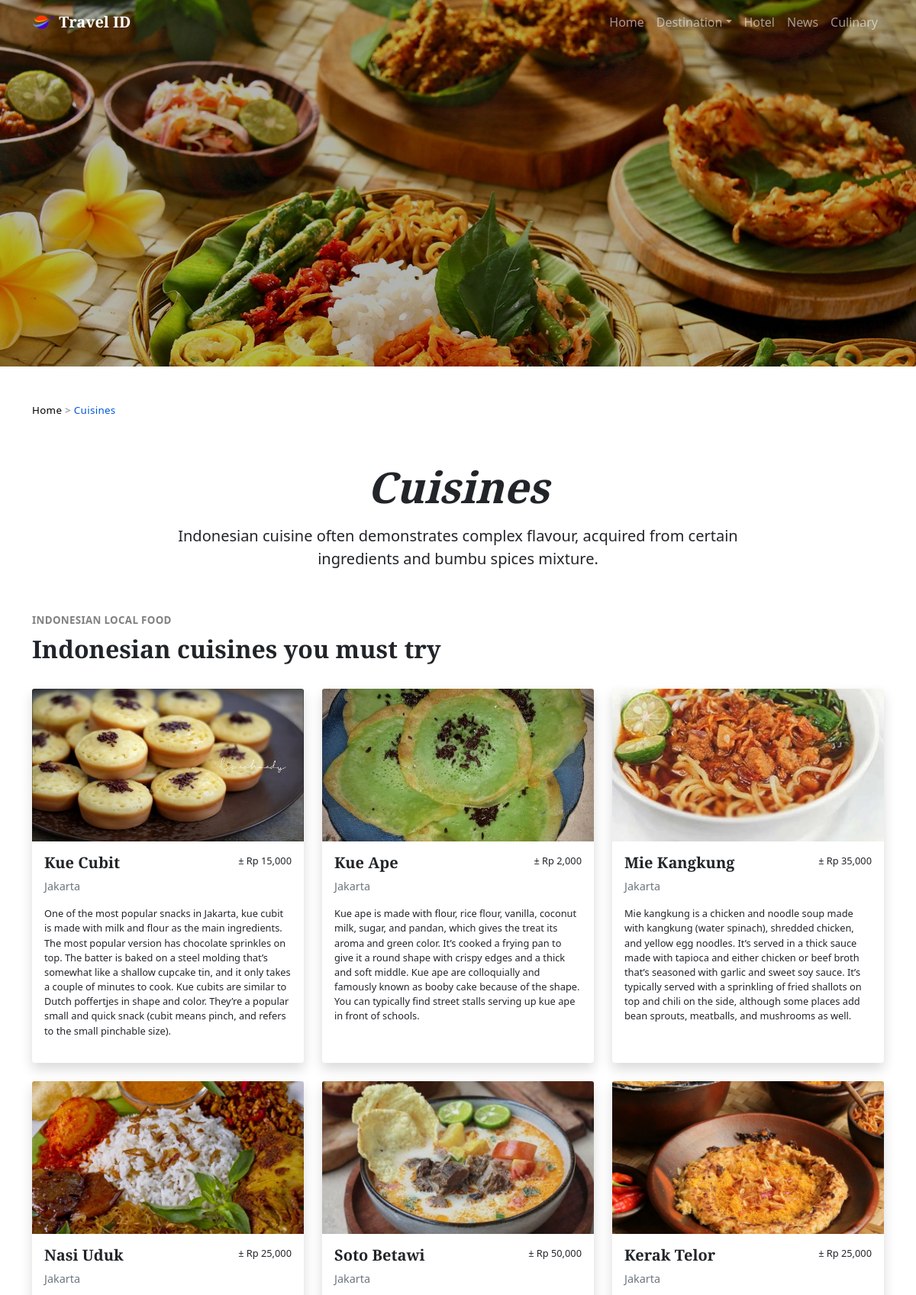
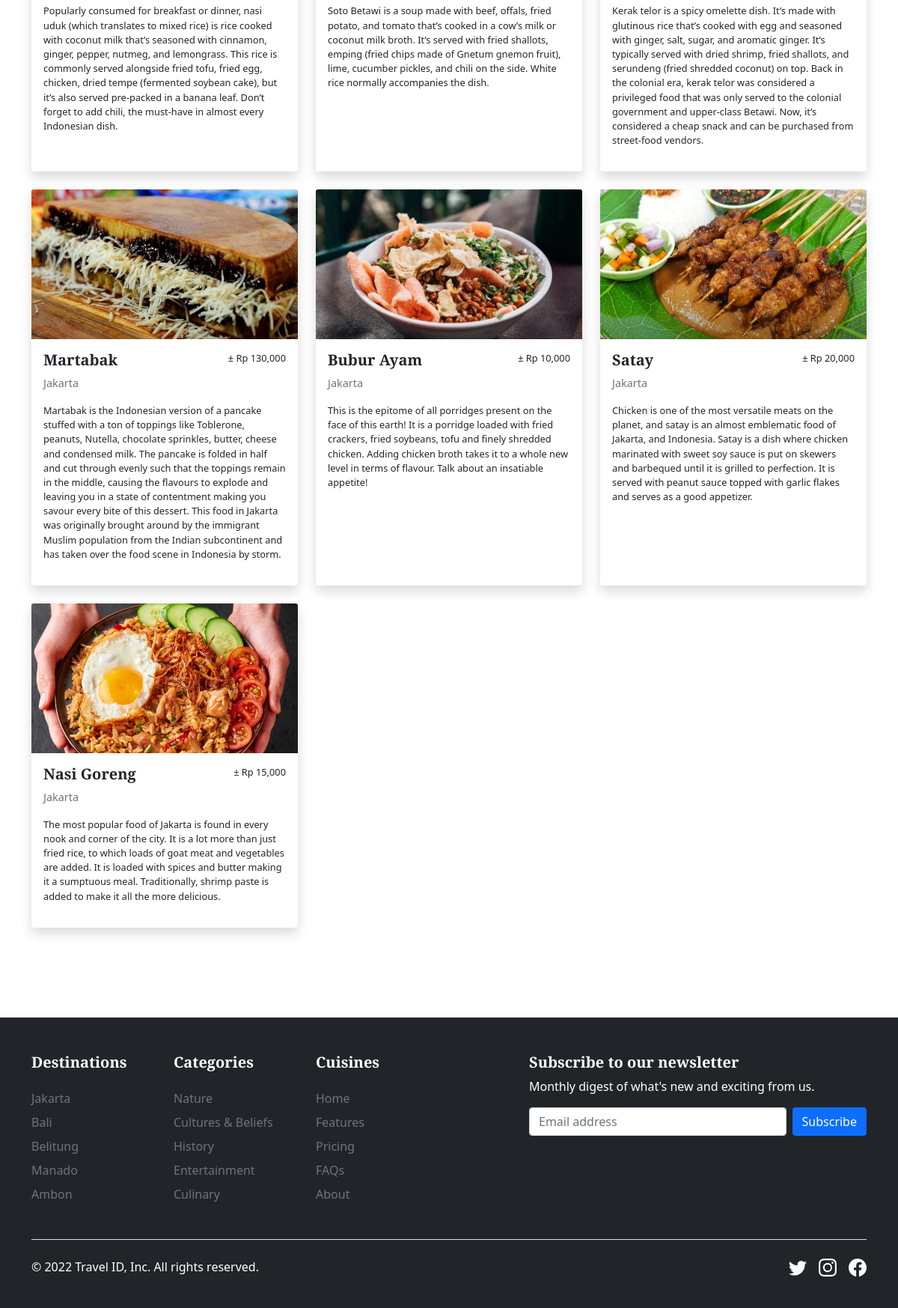
Screenshot of /Website/makanan.php (upper part) with the database file from the repository (2 pictures, top to bottom).
### tables this page shows
CREATE TABLE `makanan` (
  `makananID` varchar(4) NOT NULL,
  `makanannama` varchar(30) NOT NULL,
  `makanandesc` text NOT NULL,
  `makananfoto` text NOT NULL,
  `makananharga` varchar(30) NOT NULL,
  `kabupatenKODE` varchar(4) NOT NULL
);

CREATE TABLE `kabupaten` (
  `kabupatenKODE` char(4) NOT NULL,
  `kabupatenNAMA` char(60) NOT NULL,
  `kabupatenALAMAT` varchar(255) NOT NULL,
  `kabupatenKET` text NOT NULL,
  `kabupatenFOTOICON` varchar(255) NOT NULL,
  `kabupatenFOTOICONKET` text NOT NULL
);

CREATE TABLE `kategori` (
  `kategoriID` char(4) NOT NULL,
  `kategorinama` char(30) NOT NULL,
  `kategoriketerangan` varchar(500) NOT NULL,
  `kategorireferensi` char(30) NOT NULL
);

### Website/makanan.php (the view, shortened to what this page needs)
<!doctype html>
<html lang="en">
<?php
include "header.php";
$makanan1 = mysqli_query($connection, "SELECT * FROM makanan, kabupaten
            where makanan.kabupatenKODE = kabupaten.kabupatenKODE
            order by makananID desc");
?>
<body>
    <div class="carousel-inner w-100" style="height: 480px;">
        <img style="filter: brightness(70%);" src="img/makanan1.jpg" class="d-block w-100" alt="news">
    </div>
    <div class="space"></div>
    <main class="container">
        <p class="mb-2 text-black-50" style="letter-spacing: 0.025em; font-size: smaller;">
            <a href="index.php"><?php echo 'Home' ?></a>
            >
            <a style="color: var(--accent)" href="makanan.php"><?php echo 'Cuisines' ?></a>
        </p>
        <div class="pt-5 pb-2 px-0 rounded text-dark">
            <div class="row mb-2 px-3">
                <div class="col-md-2 px-0"></div>
                <div class="col-md-8 px-0 text-center">
                    <h1 class="display-4 fst-italic fw-bold">Cuisines</h1>
                    <p class="lead my-3">Indonesian cuisine often demonstrates complex flavour, acquired from certain ingredients and bumbu spices mixture.</p>
                </div>
                <div class="col-md-2 px-0"></div>
            </div>
        </div>
        <div class="d-flex justify-content-between align-items-end my-4">
            <div>
                <p class="mb-2 text-black-400" style="letter-spacing: 0.025em; font-weight: 700; font-size: smaller; color: gray;">INDONESIAN LOCAL FOOD</p>
                <h2 class="font-bold text-black" data-testid="page-heading">Indonesian cuisines you must try</h2>
            </div>
        </div>
        <div class="row row-cols-md-3 g-4 mb-4">
            <?php if (mysqli_num_rows($makanan1) > 0) {
                while ($row = mysqli_fetch_array($makanan1)) { ?>
                    <div class="col">
                        <div class=" shadow border-0 card h-100">
                            <img height="200" style="object-fit:cover;" src="images-makanan/<?php echo $row["makananfoto"] ?>" class="card-img-top" alt="...">
                            <div class="card-body">
                                <div class="row">
                                    <div class="col-6">
                                        <h5 class="card-title"><?php echo $row["makanannama"] ?></h5>
                                        <p class="text-muted" style="font-size: .9rem;"><?php echo $row["kabupatenNAMA"] ?></p>
                                    </div>
                                    <div class="col-2"></div>
                                    <div class="col-4" style="text-align:right;">
                                        <p style="font-size:.8rem;">± Rp <?php echo $row["makananharga"] ?></p>
                                    </div>
                                </div>
                                <p style="font-size:.8rem;"><?php echo $row["makanandesc"] ?></p>
                            </div>
                        </div>
                    </div>
            <?php }
            } ?>
        </div>
    </main>
    <?php include "footer.php" ?>
</body>
</html>

### Website/footer.php (shortened to what this page needs)
<!doctype html>
<html lang="en">
<?php
include "includes/config.php";
$kabupaten = mysqli_query($connection, "SELECT * FROM kabupaten
            limit 5");
$kategori = mysqli_query($connection, "SELECT * FROM kategori
            limit 5");
?>
<head>
    <link href="https://cdn.jsdelivr.net/npm/bootstrap@5.0.2/dist/css/bootstrap.min.css" rel="stylesheet">
    <link rel="stylesheet" href="css/style.css">
</head>
<body>
    <div class="space"></div>
    <div class="space"></div>
    <footer class="py-5 text-white">
        <div class="container">
            <div class="row">
                <div class="col-6 col-md-2 mb-3">
                    <h5 class="mb-4">Destinations</h5>
                    <ul class="nav flex-column">
                        <?php if (mysqli_num_rows($kabupaten) > 0) {
                            while ($row = mysqli_fetch_array($kabupaten)) { ?>
                                <li class="nav-item mb-2"><a href="<?php echo $row["kabupatenNAMA"] ?>.php" class="nav-link p-0 text-muted"><?php echo $row["kabupatenNAMA"] ?></a></li>
                        <?php }
                        } ?>
                    </ul>
                </div>
                <div class="col-6 col-md-2 mb-3">
                    <h5 class="mb-4">Categories</h5>
                    <ul class="nav flex-column">
                        <?php if (mysqli_num_rows($kategori) > 0) {
                            while ($row = mysqli_fetch_array($kategori)) { ?>
                                <li class="nav-item mb-2"><a href="<?php echo $row["kategorinama"] ?>.php" class="nav-link p-0 text-muted"><?php echo $row["kategorinama"] ?></a></li>
                        <?php }
                        } ?>
                    </ul>
                </div>
                <div class="col-6 col-md-2 mb-3">
                    <h5 class="mb-4">Cuisines</h5>
                    <ul class="nav flex-column">
                        <li class="nav-item mb-2"><a href="#" class="nav-link p-0 text-muted">Home</a></li>
                        <li class="nav-item mb-2"><a href="#" class="nav-link p-0 text-muted">Features</a></li>
                        <li class="nav-item mb-2"><a href="#" class="nav-link p-0 text-muted">Pricing</a></li>
                        <li class="nav-item mb-2"><a href="#" class="nav-link p-0 text-muted">FAQs</a></li>
                        <li class="nav-item mb-2"><a href="#" class="nav-link p-0 text-muted">About</a></li>
                    </ul>
                </div>
                <div class="col-md-5 offset-md-1 mb-3">
                    <form>
                        <h5>Subscribe to our newsletter</h5>
                        <p>Monthly digest of what's new and exciting from us.</p>
                        <div class="d-flex flex-column flex-sm-row w-100 gap-2">
                            <input id="newsletter1" type="text" class="form-control" placeholder="Email address">
                            <button class="btn btn-primary" type="button">Subscribe</button>
                        </div>
                    </form>
                </div>
            </div>
            <div class="d-flex flex-column flex-sm-row justify-content-between py-4 my-4 border-top">
                <p>© 2022 Travel ID, Inc. All rights reserved.</p>
                <ul class="list-unstyled d-flex">
                    <li class="ms-3"><a class="link-light" href="https://twitter.com" target="_blank"></a></li>
                    <li class="ms-3"><a class="link-light" target="_blank" href="https://www.instagram.com/"></a></li>
                    <li class="ms-3"><a class="link-light" target="_blank" href="https://facebook.com"></a></li>
                </ul>
            </div>
        </div>
    </footer>
</body>
</html>

### Website/css/style.css (style rules this page uses)
:root { --accent: rgb(0, 87, 217); --bg1: #FAF9F6; }
h1, h2, h3, h4, h5, h6 { font-family: "Playfair Display", Georgia, "Times New Roman", serif; font-weight: 900; }
a { color: black; text-decoration: none; }
.space { margin:0; padding:0; height:3em; }
.carousel-inner img { filter: brightness(80%); height: 620px; object-fit: cover; }
footer { background-color: rgba(33, 37, 41); }

### rows the page displays
makanan: makananfoto (picture), makanannama "Kue Cubit", kabupaten.kabupatenNAMA "Jakarta", makananharga "15,000", makanandesc "One of the most popular snacks in Jakarta, kue cubit is made with milk and flour as the main ingredients. The most popular version has chocolate sprinkles on top. The batter is baked on a steel molding that’s somewhat like a shallow cupcake tin, and it only takes a couple of minutes to cook. Kue cubits are similar to Dutch poffertjes in shape and color. They’re a popular small and quick snack (cubit means pinch, and refers to the small pinchable size)."
makanan: makananfoto (picture), makanannama "Kue Ape", kabupaten.kabupatenNAMA "Jakarta", makananharga "2,000", makanandesc "Kue ape is made with flour, rice flour, vanilla, coconut milk, sugar, and pandan, which gives the treat its aroma and green color. It’s cooked a frying pan to give it a round shape with crispy edges and a thick and soft middle. Kue ape are colloquially and famously known as booby cake because of the shape. You can typically find street stalls serving up kue ape in front of schools."
makanan: makananfoto (picture), makanannama "Mie Kangkung", kabupaten.kabupatenNAMA "Jakarta", makananharga "35,000", makanandesc "Mie kangkung is a chicken and noodle soup made with kangkung (water spinach), shredded chicken, and yellow egg noodles. It’s served in a thick sauce made with tapioca and either chicken or beef broth that’s seasoned with garlic and sweet soy sauce. It’s typically served with a sprinkling of fried shallots on top and chili on the side, although some places add bean sprouts, meatballs, and mushrooms as well."
makanan: makananfoto (picture), makanannama "Nasi Uduk", kabupaten.kabupatenNAMA "Jakarta", makananharga "25,000", makanandesc "Popularly consumed for breakfast or dinner, nasi uduk (which translates to mixed rice) is rice cooked with coconut milk that’s seasoned with cinnamon, ginger, pepper, nutmeg, and lemongrass. This rice is commonly served alongside fried tofu, fried egg, chicken, dried tempe (fermented soybean cake), but it’s also served pre-packed in a banana leaf. Don’t forget to add chili, the must-have in almost every Indonesian dish."
makanan: makananfoto (picture), makanannama "Soto Betawi", kabupaten.kabupatenNAMA "Jakarta", makananharga "50,000", makanandesc "Soto Betawi is a soup made with beef, offals, fried potato, and tomato that’s cooked in a cow’s milk or coconut milk broth. It’s served with fried shallots, emping (fried chips made of Gnetum gnemon fruit), lime, cucumber pickles, and chili on the side. White rice normally accompanies the dish."
makanan: makananfoto (picture), makanannama "Kerak Telor", kabupaten.kabupatenNAMA "Jakarta", makananharga "25,000", makanandesc "Kerak telor is a spicy omelette dish. It’s made with glutinous rice that’s cooked with egg and seasoned with ginger, salt, sugar, and aromatic ginger. It’s typically served with dried shrimp, fried shallots, and serundeng (fried shredded coconut) on top. Back in the colonial era, kerak telor was considered a privileged food that was only served to the colonial government and upper-class Betawi. Now, it’s considered a cheap snack and can be purchased from street-food vendors."
makanan: makananfoto (picture), makanannama "Martabak", kabupaten.kabupatenNAMA "Jakarta", makananharga "130,000", makanandesc "Martabak is the Indonesian version of a pancake stuffed with a ton of toppings like Toblerone, peanuts, Nutella, chocolate sprinkles, butter, cheese and condensed milk. The pancake is folded in half and cut through evenly such that the toppings remain in the middle, causing the flavours to explode and leaving you in a state of contentment making you savour every bite of this dessert. This food in Jakarta was originally brought around by the immigrant Muslim population from the Indian subcontinent and has taken over the food scene in Indonesia by storm."
makanan: makananfoto (picture), makanannama "Bubur Ayam", kabupaten.kabupatenNAMA "Jakarta", makananharga "10,000", makanandesc "This is the epitome of all porridges present on the face of this earth! It is a porridge loaded with fried crackers, fried soybeans, tofu and finely shredded chicken. Adding chicken broth takes it to a whole new level in terms of flavour. Talk about an insatiable appetite!"
makanan: makananfoto (picture), makanannama "Satay", kabupaten.kabupatenNAMA "Jakarta", makananharga "20,000", makanandesc "Chicken is one of the most versatile meats on the planet, and satay is an almost emblematic food of Jakarta, and Indonesia. Satay is a dish where chicken marinated with sweet soy sauce is put on skewers and barbequed until it is grilled to perfection. It is served with peanut sauce topped with garlic flakes and serves as a good appetizer."
makanan: makananfoto (picture), makanannama "Nasi Goreng", kabupaten.kabupatenNAMA "Jakarta", makananharga "15,000", makanandesc "The most popular food of Jakarta is found in every nook and corner of the city. It is a lot more than just fried rice, to which loads of goat meat and vegetables are added. It is loaded with spices and butter making it a sumptuous meal. Traditionally, shrimp paste is added to make it all the more delicious."
kabupaten: kabupatenNAMA "Jakarta"
kabupaten: kabupatenNAMA "Bali"
kabupaten: kabupatenNAMA "Belitung"
kabupaten: kabupatenNAMA "Manado"
kabupaten: kabupatenNAMA "Ambon"
kategori: kategorinama "Nature"
kategori: kategorinama "Cultures & Beliefs"
kategori: kategorinama "History"
kategori: kategorinama "Entertainment"
kategori: kategorinama "Culinary"
